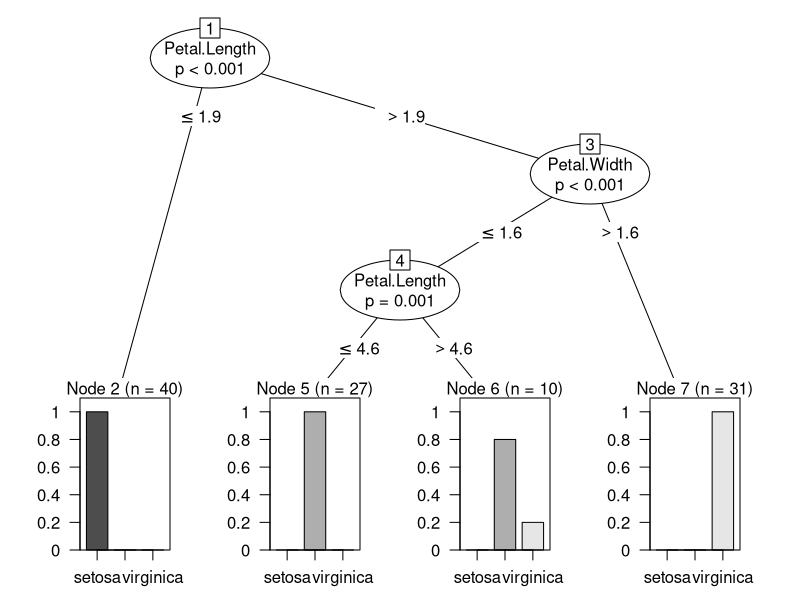

Here is the R script that generated this plot:
str(iris)
set.seed(111)
data(iris)
ind <- sample(2,nrow(iris), replace=TRUE, prob=c(0.7,0.3))
train_data <- iris[ind==1,]
test_data <- iris[ind==2,]

library(party)
my_form <- Species~ Sepal.Length + Sepal.Width + Petal.Length + Petal.Width

iris_ctree <- ctree(my_form, data = train_data)

table(predict(iris_ctree), train_data$Species)

print(iris_ctree)
plot(iris_ctree)
